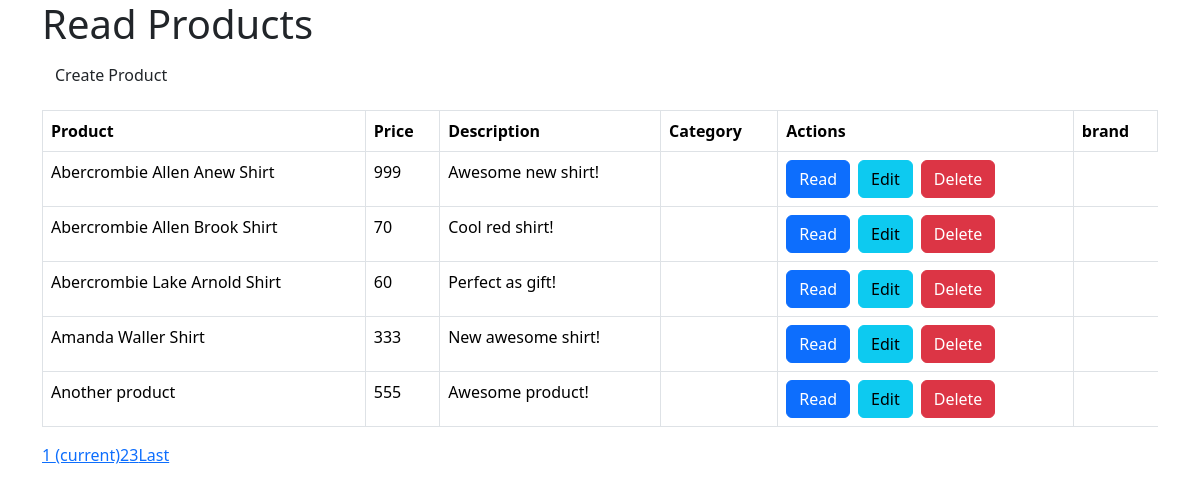
The page / on the database its author committed.
### tables this page shows
CREATE TABLE `products` (
  `id` int(11) NOT NULL,
  `name` varchar(32) NOT NULL,
  `description` text NOT NULL,
  `price` int(11) NOT NULL,
   `brand` int(11) NOT NULL,
  `category_id` int(11) NOT NULL,
  `created` datetime NOT NULL,
  `modified` timestamp NOT NULL DEFAULT CURRENT_TIMESTAMP
);

### objects/product.php (called while the page is built, shortened)
<?php
class Product{
    private $conn;
    private $table_name = "products";
    public function __construct($db){
        $this->conn = $db;
    }
    function readAll($from_record_num, $records_per_page){
        $query = "SELECT
                    id, name, description, price, category_id
                FROM
                    " . $this->table_name . "
                ORDER BY
                    name ASC
                LIMIT
                    {$from_record_num}, {$records_per_page}";
        $stmt = $this->conn->prepare( $query );
        $stmt->execute();
        return $stmt;
    }
    public function countAll(){
        $query = "SELECT id FROM " . $this->table_name . "";
        $stmt = $this->conn->prepare( $query );
        $stmt->execute();
        $num = $stmt->rowCount();
        return $num;
    }
}
?>

### objects/category.php (called while the page is built, shortened)
<?php
class Category{
    private $conn;
    private $table_name = "categories";
    public function __construct($db){
        $this->conn = $db;
    }
    function readName(){
        $query = "SELECT name FROM " . $this->table_name . " WHERE id = ? limit 0,1";
        $stmt = $this->conn->prepare( $query );
    }
}
?>

### index.php (the view, shortened to what this page needs)
<?php
$page = isset($_GET['page']) ? $_GET['page'] : 1;
$records_per_page = 5;
$from_record_num = ($records_per_page * $page) - $records_per_page;
include_once 'objects/product.php';
include_once 'objects/category.php';
$database = new Database();
$db = $database->getConnection();
$product = new Product($db);
$stmt = $product->readAll($from_record_num, $records_per_page);
$num = $stmt->rowCount();
include_once "header.php";
echo "<div class='right-button-margin'>";
    echo "<a href='create-product.php' class='btn btn-default pull-right'>Create Product</a>";
echo "</div>";
if($num>0){
    echo "<table class='table table-hover table-responsive table-bordered'>";
        echo "<tr>";
            echo "<th>Product</th>";
            echo "<th>Price</th>";
            echo "<th>Description</th>";
            echo "<th>Category</th>";
            echo "<th>Actions</th>";
            echo "<th>brand</th>";
        echo "</tr>";
        while ($row = $stmt->fetch(PDO::FETCH_ASSOC)){
            extract($row);
            echo "<tr>";
                echo "<td>{$name}</td>";
                echo "<td>{$price}</td>";
                echo "<td>{$description}</td>";
                echo "<td>";
                echo "</td>";
                echo "<td>";
                    echo "<a href='read-one.php?id={$id}' class='btn btn-primary left-margin'>";
                    echo "<span class='glyphicon glyphicon-list'></span> Read";
                    echo "</a>";
                    echo "<a href='update-product.php?id={$id}' class='btn btn-info left-margin'>";
                    echo "<span class='glyphicon glyphicon-edit'></span> Edit";
                    echo "</a>";
                    echo "<a delete-id='{$id}' class='btn btn-danger delete-object'>";
                    echo "<span class='glyphicon glyphicon-remove'></span> Delete";
                    echo "</a>";
                echo "</td>";
            echo "</tr>";
        }
    echo "</table>";
    $page_url = "index.php?";
    $total_rows = $product->countAll();
    include_once 'paging.php';
}
else{
    echo "<div class='alert alert-info'>No products found.</div>";
}
include_once "footer.php";
?>

### header.php (shortened to what this page needs)
<!DOCTYPE html>
<html lang="en">
<head>
    <link rel="stylesheet" href="custom.css" />
</head>
<body>
    <div class="container">
        <?php
        echo "<div class='page-header'>
                <h1>{$page_title}</h1>
            </div>";
        ?>

### paging.php (shortened to what this page needs)
<?php
echo "<ul class='pagination'>";
$total_pages = ceil($total_rows / $records_per_page);
$range = 2;
$initial_num = $page - $range;
$condition_limit_num = ($page + $range)  + 1;
for ($x=$initial_num; $x<$condition_limit_num; $x++) {
    if (($x > 0) && ($x <= $total_pages)) {
        if ($x == $page) {
            echo "<li class='active'><a href=\"#\">$x <span class=\"sr-only\">(current)</span></a></li>";
        }
        else {
            echo "<li><a href='{$page_url}page=$x'>$x</a></li>";
        }
    }
}
if($page<$total_pages){
    echo "<li><a href='" .$page_url. "page={$total_pages}' title='Last page is {$total_pages}.'>";
        echo "Last";
    echo "</a></li>";
}
echo "</ul>";
?>

### footer.php (shortened to what this page needs)
</div>
<link href="https://cdn.jsdelivr.net/npm/bootstrap@5.3.3/dist/css/bootstrap.min.css" rel="stylesheet">
</body>
</html>

### libs/css/custom.css (style rules this page uses)
.left-margin { margin:0 .5em 0 0; }
.right-button-margin { margin: 0 0 1em 0; overflow: hidden; }

### rows shown on the page
products: name "Abercrombie Allen Anew Shirt", price "999", description "Awesome new shirt!"
products: name "Abercrombie Allen Brook Shirt", price "70", description "Cool red shirt!"
products: name "Abercrombie Lake Arnold Shirt", price "60", description "Perfect as gift!"
products: name "Amanda Waller Shirt", price "333", description "New awesome shirt!"
products: name "Another product", price "555", description "Awesome product!"
